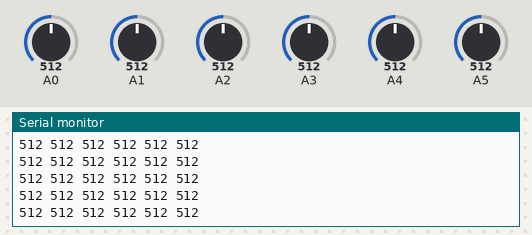
Simulated run of this sketch. Board: Arduino Uno, built with avr-gcc and run on an emulated ATmega328P. Parts: the last lines printed to the serial monitor. The inputs (shaded band) are chosen by the test bench; at power-on: A0 = 512, A1 = 512, A2 = 512, A3 = 512, A4 = 512, A5 = 512.

Above: at 1.2 s.
1.3 s: A0 set to 108
At 1.9 s:
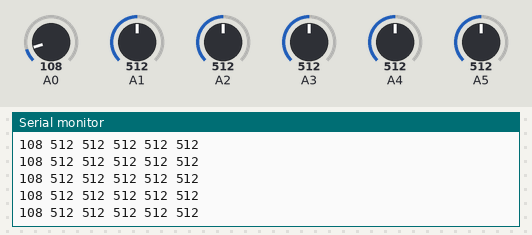
4.3 s: A0 set to 90
At 4.9 s:
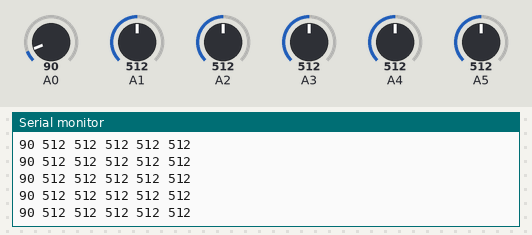
7.3 s: A1 set to 106
At 8.1 s:
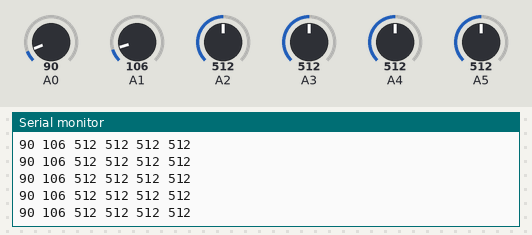
10.3 s: A1 set to 89
At 10.8 s:
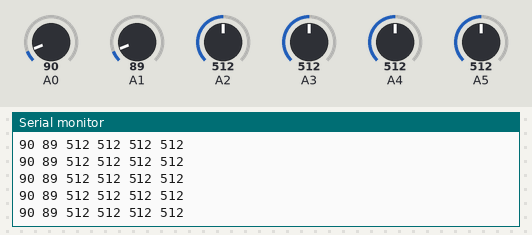
Timing chart, 0 to 13.3 s (numbered marks = the images above; inputs shaded):
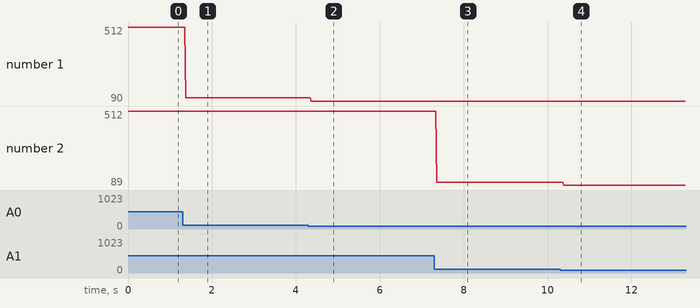

Measured:
- after the input at 1.3 s, the serial monitor: prints a new line after 0.08 s (image 1)
- after the input at 4.3 s, the serial monitor: prints a new line after 0.07 s (image 2)
- after the input at 7.3 s, the serial monitor: prints a new line after 0.06 s (image 3)
- after the input at 10.3 s, the serial monitor: prints a new line after 0.08 s (image 4)
- plotted number 1: 512 → 108 after the input at 1.3 s, 108 → 90 after the input at 4.3 s
- plotted number 2: 512 → 106 after the input at 7.3 s, 106 → 89 after the input at 10.3 s

The sketch:

piezo_n_inputs.ino
```cpp
int n = 6;

void setup()
{
  n = 6;
  Serial.begin(9600);
}

void loop()
{
  for(int i =0; i < n; i++){
    Serial.print(analogRead(i));
    Serial.print(" ");
  }
  Serial.print("\n");
  delay(5);
}
```
